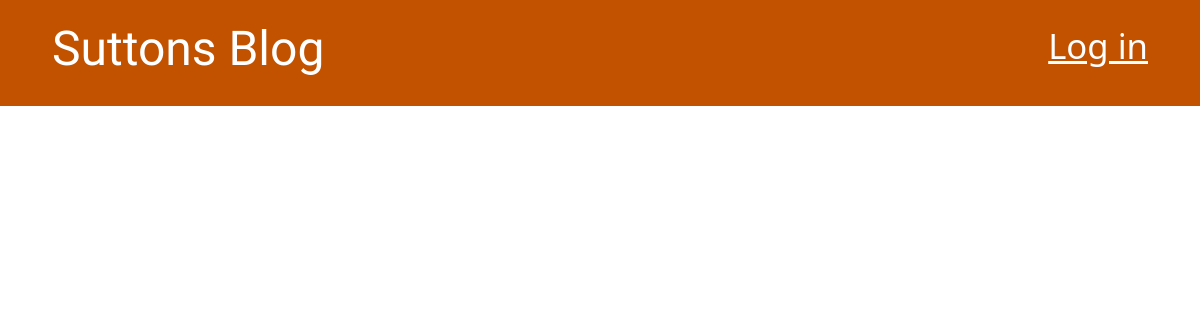
Before: / with the older database file.
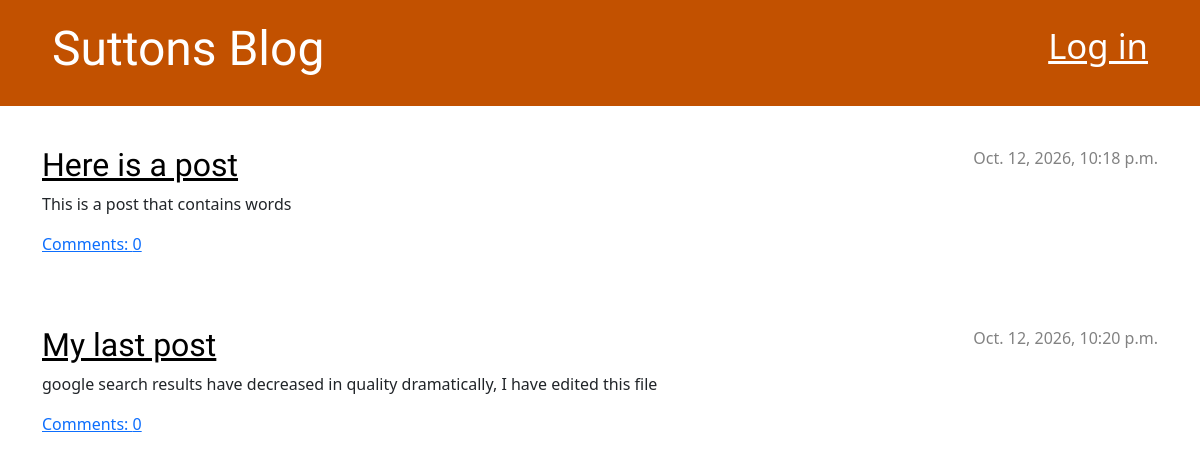
After: the same page with the newer database file.
### blog/models.py (models this page shows, shortened)
class Post(models.Model):
    author = models.ForeignKey(settings.AUTH_USER_MODEL, on_delete=models.CASCADE)
    title = models.CharField(max_length=200)
    text = models.TextField()
    create_date = models.DateTimeField(default=timezone.now)
    published_date = models.DateTimeField(blank=True, null=True)
    def approved_comments(self):
        return self.comments.filter(approved_comment=True)

### blog/views.py (the view)
# urls.py: path('', views.post_list, name='post_list'),
def post_list(request):
    posts = Post.objects.filter(published_date__isnull=False).order_by('published_date')
    return render(request, 'blog/post_list.html', {'posts': posts})

### blog/templates/blog/post_list.html
{% extends 'blog/base.html' %}
{% block content %}
    {% for post in posts %}
        <article class="post">
            <time class="date">{{ post.published_date }}</time>
            <h2><a href="{% url 'post_detail' pk=post.pk %}">{{ post.title }}</a></h2>
            <p>{{ post.text|linebreaksbr }}</p>
            <a href="{% url 'post_detail' pk=post.pk %}">Comments: {{ post.approved_comments.count }}</a>
        </article>
    {% endfor %}
{% endblock %}

Changed rows visible on the page:
now on this page (row edited): Post: published_date "Oct. 12, 2026, 10:18 p.m.", title "Here is a post", text "This is a post that contains words", approved_comments.count "0"
now on this page (row edited): Post: published_date "Oct. 12, 2026, 10:20 p.m.", title "My last post", text "google search results have decreased in quality dramatically, I have edited this file", approved_comments.count "0"
